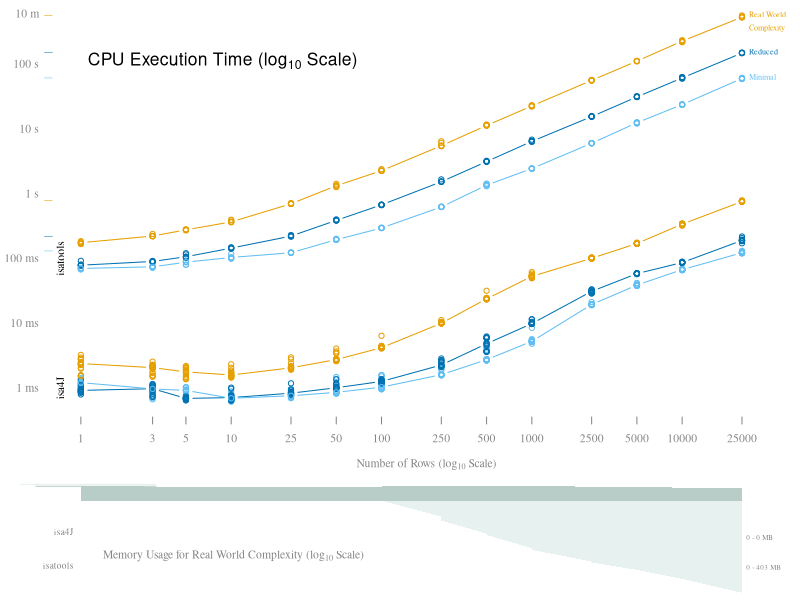

R code for this plot: (Note: this script raises an error after producing the figure.)
## ---- chunk 1
knitr::opts_chunk$set(echo = TRUE)
## ---- chunk 2
example = read.csv("isatab_examples/example_study_minimal.csv", sep="\t", check.names = F)
knitr::kable(example, format="markdown")
## ---- chunk 3
example = read.csv("isatab_examples/example_assay_minimal.csv", sep="\t", check.names = F)
knitr::kable(example, format="markdown")
## ---- chunk 4
example = read.csv("isatab_examples/example_study_reduced.csv", sep="\t", check.names = F)
knitr::kable(example, format="markdown")
## ---- chunk 5
example = read.csv("isatab_examples/example_assay_reduced.csv", sep="\t", check.names = F)
knitr::kable(example, format="markdown")
## ---- chunk 6
example = read.csv("isatab_examples/example_study_real_world.csv", sep="\t", check.names = F)
knitr::kable(example, format="markdown")
## ---- chunk 7
example = read.csv("isatab_examples/example_assay_real_world.csv", sep="\t", check.names = F)
knitr::kable(example, format="markdown")
## ---- chunk 8
data = read.csv("performance_data.csv")
data[data$memory.usage.in.mb == -1,]$memory.usage.in.mb = NA # Where RAM usage was not measured it was set to -1
data$time.in.ns.log = log(data$time.in.ns/1e+9, 10)
data$n.rows.log     = log(data$n.rows, 10)
data$memory.usage.in.mb.log = log(data$memory.usage.in.mb, 10)
## ---- chunk 9
data$color = "black"
data[data$row.complexity == "real_world",]$color = "#e69f00"
data[data$row.complexity == "reduced",]$color = "#0072b2"
data[data$row.complexity == "minimal",]$color = "#61BEF3" #56B4E9
col.gray = "gray52"
col.green.dark = "#B8CDC8" #DBF3ED 
col.green.light = "#E7F1EF" #EEF8F6 

#pdf("figure.pdf", 6.92913, 3.6, colormodel="cmyk")
par(family="serif", cex=0.7, mar=c(4.5,3.8,0,0), fig=c(0,1,0.2,1))
xlim = c(0, 4.6)
plot(data$time.in.ns.log ~ data$n.rows.log, xlim=xlim, col=data$color, axes=F, xlab=expression("Number of Rows (log"[10]~"Scale)"), ylab="", col.lab=col.gray)
axis(1, col=F, col.tick=col.gray, at=log(c(1,3,5,10,25,50,100,250,500,1000,2500,5000,10000,25000), 10), labels=c(1,3,5,10,25,50,100,250,500,1000,2500,5000,10000,25000), col.axis=col.gray)
axis(2, las=2, at=c(seq(-3,2), log(600,10)), labels=c("1 ms","10 ms", "100 ms", "1 s", "10 s", "100 s", "10 m"), col=F, col.axis=col.gray)

text(0, 2, expression("CPU Execution Time (log"[10]~"Scale)"), pos=4, cex=1.5, family="sans")
mtext("isatools", side=2, at=-1, line=-1, cex=0.7)
mtext("isa4J", side=2, at=-3, line=-1, cex=0.7)
mtext("|", side=2, at=max(data[data$platform == "isatools" & data$row.complexity == "real_world",]$time.in.ns.log), col="#e69f00", cex=0.5)
mtext("|", side=2, at=max(data[data$platform == "isatools" & data$row.complexity == "reduced",]$time.in.ns.log), col="#0072b2", cex=0.5)
mtext("|", side=2, at=max(data[data$platform == "isatools" & data$row.complexity == "minimal",]$time.in.ns.log), col="#61BEF3", cex=0.5)
mtext("|", side=2, at=max(data[data$platform == "isa4J" & data$row.complexity == "real_world",]$time.in.ns.log), col="#e69f00", cex=0.5)
mtext("|", side=2, at=max(data[data$platform == "isa4J" & data$row.complexity == "reduced",]$time.in.ns.log), col="#0072b2", cex=0.5)
mtext("|", side=2, at=max(data[data$platform == "isa4J" & data$row.complexity == "minimal",]$time.in.ns.log), col="#61BEF3", cex=0.5)

sub = data[data$row.complexity == "real_world" & data$platform == "isatools",]
t = tapply(sub$time.in.ns.log, sub$n.rows.log, FUN=median)
lines(as.numeric(names(t)), t, col="#e69f00", type="b")
text(max(sub$n.rows.log), max(sub$time.in.ns.log), "Real World", pos=4, col="#e69f00", cex=0.7)
text(max(sub$n.rows.log), max(sub$time.in.ns.log)-0.2, "Complexity", pos=4, col="#e69f00", cex=0.7)

sub = data[data$row.complexity == "reduced" & data$platform == "isatools",]
t = tapply(sub$time.in.ns.log, sub$n.rows.log, FUN=median)
lines(as.numeric(names(t)), t, col="#0072b2", type="b")
text(max(sub$n.rows.log), max(sub$time.in.ns.log), "Reduced", pos=4, col="#0072b2", cex=0.7)

sub = data[data$row.complexity == "minimal" & data$platform == "isatools",]
t = tapply(sub$time.in.ns.log, sub$n.rows.log, FUN=median)
lines(as.numeric(names(t)), t, col="#61BEF3", type="b")
text(max(sub$n.rows.log), max(sub$time.in.ns.log), "Minimal", pos=4, col="#61BEF3", cex=0.7)

sub = data[data$row.complexity == "real_world" & data$platform == "isa4J",]
t = tapply(sub$time.in.ns.log, sub$n.rows.log, FUN=median)
lines(as.numeric(names(t)), t, col="#e69f00", type="b")

sub = data[data$row.complexity == "reduced" & data$platform == "isa4J",]
t = tapply(sub$time.in.ns.log, sub$n.rows.log, FUN=median)
lines(as.numeric(names(t)), t, col="#0072b2", type="b")

sub = data[data$row.complexity == "minimal" & data$platform == "isa4J",]
t = tapply(sub$time.in.ns.log, sub$n.rows.log, FUN=median)
lines(as.numeric(names(t)), t, col="#61BEF3", type="b")

# Memory Plot
par(fig=c(0,1,0,0.2), mar=c(0.2,3.8,0,0), new=T)
memSub = data[data$row.complexity == "real_world",]
plot(-memSub$memory.usage.in.mb.log ~ memSub$n.rows.log, type="n", axes=F, xlim=xlim, xlab="", ylab="")
memSub.isatools = memSub[memSub$platform == "isatools",]
memSub.isa4J = memSub[memSub$platform == "isa4J",]
polygon(c(memSub.isatools$n.rows.log, max(memSub$n.rows.log), min(memSub$n.rows.log)),  -c(memSub.isatools$memory.usage.in.mb.log, min(memSub$n.rows.log), min(memSub$n.rows.log) ), col=col.green.light, border=NA) #DBF3ED
polygon(c(memSub.isa4J$n.rows.log, max(memSub$n.rows.log), min(memSub$n.rows.log)),  -c(memSub.isa4J$memory.usage.in.mb.log, min(memSub$n.rows.log), min(memSub$n.rows.log) ), col=col.green.dark, border=NA) #A1D7CA

text(0.1, -1.6, expression("Memory Usage for Real World Complexity (log"[10]~"Scale)"), pos=4, col=col.gray)

text(0, -0.9, "isa4J", pos=2, xpd=NA, col=col.gray, cex=0.8)
text(0, -1.85, "isatools", pos=2, xpd=NA, col=col.gray, cex=0.8)

text(log(24000,10), -1.05, paste(round(min(memSub.isa4J$memory.usage.in.mb), 0), "-", round(max(memSub.isa4J$memory.usage.in.mb), 0),"MB"), pos=4, xpd=NA, col=col.gray, cex=0.6)

text(log(24000,10), -1.9, paste(round(min(memSub.isatools$memory.usage.in.mb), 0), "-", round(max(memSub.isatools$memory.usage.in.mb), 0),"MB"), pos=4, xpd=NA, col=col.gray, cex=0.6)

segments(-0.3, -min(memSub.isa4J$memory.usage.in.mb.log), 0.5, -min(memSub.isa4J$memory.usage.in.mb.log), col=col.green.dark, xpd=NA)

segments(-0.4, -min(memSub.isatools$memory.usage.in.mb.log), 0.5, -min(memSub.isatools$memory.usage.in.mb.log), col=col.green.light, xpd=NA)

#dev.off()
## ---- chunk 10
sub = data[data$platform == "isatools" & data$n.rows >= 100,]
plot(sub$time.in.ns.log ~ sub$n.rows.log, col=sub$row.complexity, xlab=expression("log"[10]("Number of Rows")), ylab=expression("log"[10]("CPU Execution time [s]")))
model.isatools = lm(time.in.ns.log ~ n.rows.log + row.complexity, data=sub)
abline(model.isatools)
abline(model.isatools$coefficients[1]+model.isatools$coefficients[4], model.isatools$coefficients[2], col="green")
abline(model.isatools$coefficients[1]+model.isatools$coefficients[3], model.isatools$coefficients[2], col="red")
summary(model.isatools)
## ---- chunk 11
sub = data[data$platform == "isa4J" & data$n.rows >= 100,]
plot(sub$time.in.ns.log ~ sub$n.rows.log, col=sub$row.complexity, xlab=expression("log"[10]("Number of Rows")), ylab=expression("log"[10]("CPU Execution time [s]")))
model.isa4J = lm(time.in.ns.log ~ n.rows.log + row.complexity, data=sub)
abline(model.isa4J)
abline(model.isa4J$coefficients[1]+model.isa4J$coefficients[4], model.isa4J$coefficients[2], col="green")
abline(model.isa4J$coefficients[1]+model.isa4J$coefficients[3], model.isa4J$coefficients[2], col="red")
summary(model.isa4J)
## ---- chunk 12
sub = data[data$row.complexity == "real_world" & data$n.rows >= 100,]
plot(sub$time.in.ns.log ~ sub$n.rows.log, col=sub$row.complexity, xlab=expression("log"[10]("Number of Rows")), ylab=expression("log"[10]("CPU Execution time [s]")))
model.both = lm(time.in.ns.log ~ n.rows.log * platform, data=sub)
abline(model.both)
abline(model.both$coefficients[1]+model.both$coefficients[3], model.both$coefficients[2]+model.both$coefficients[4], col="red")
summary(model.both)
